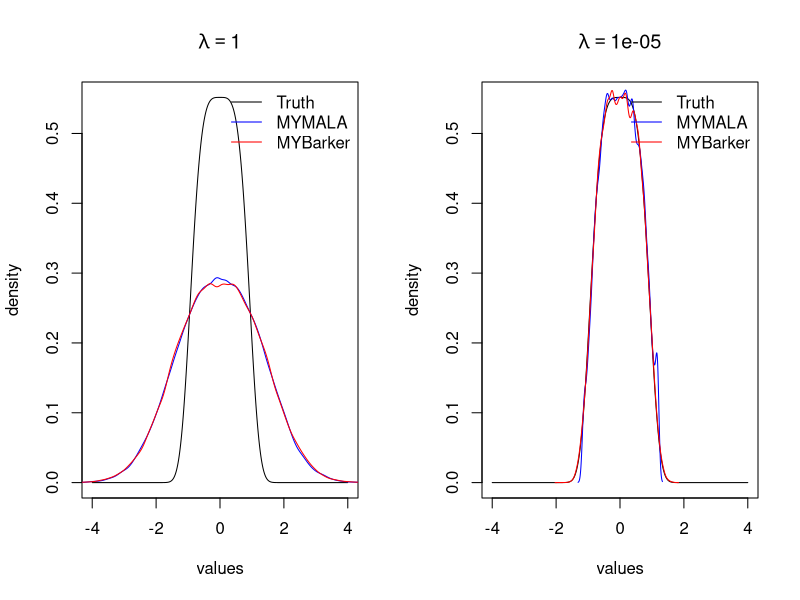
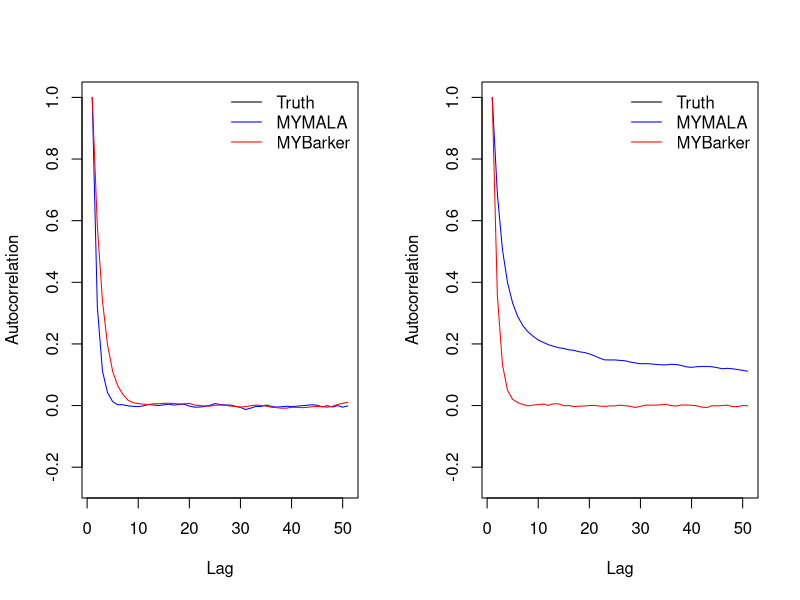
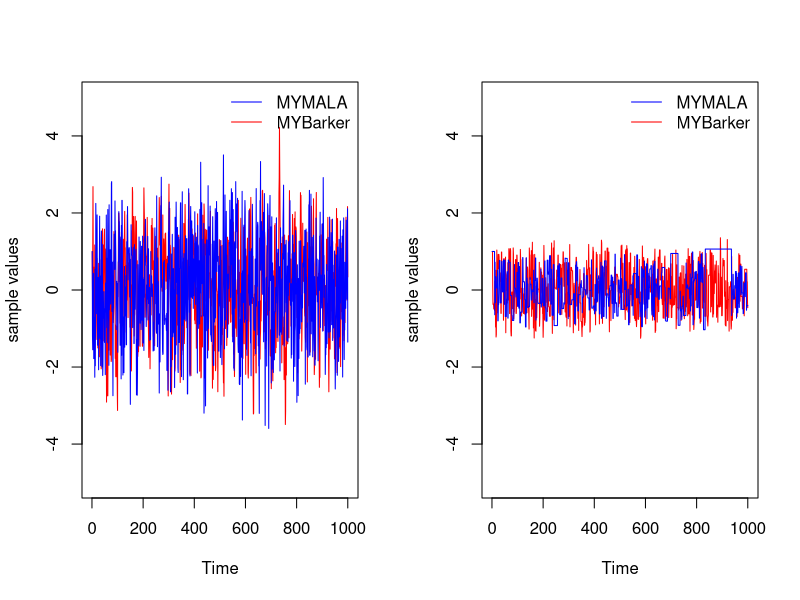
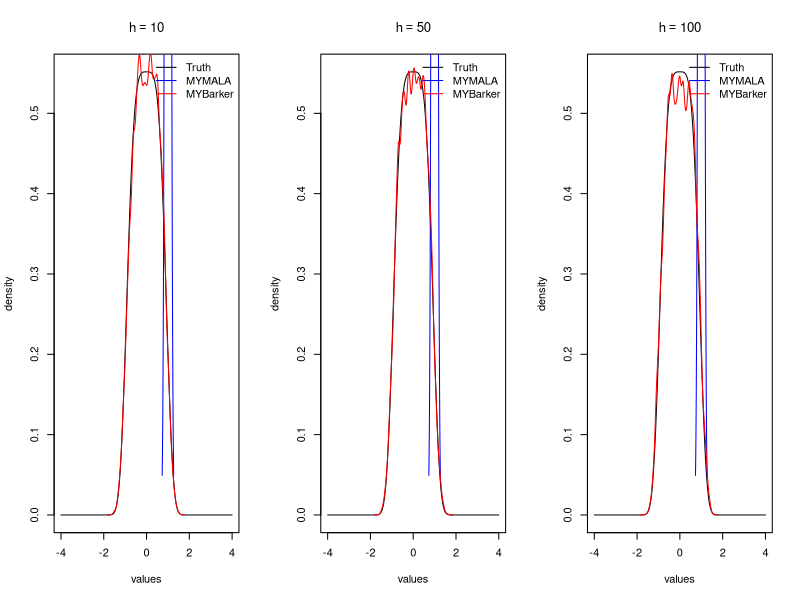
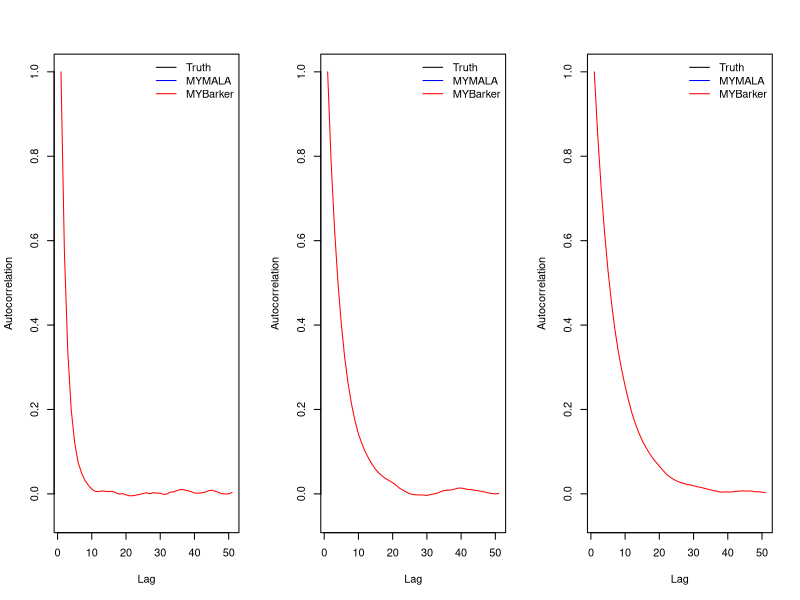
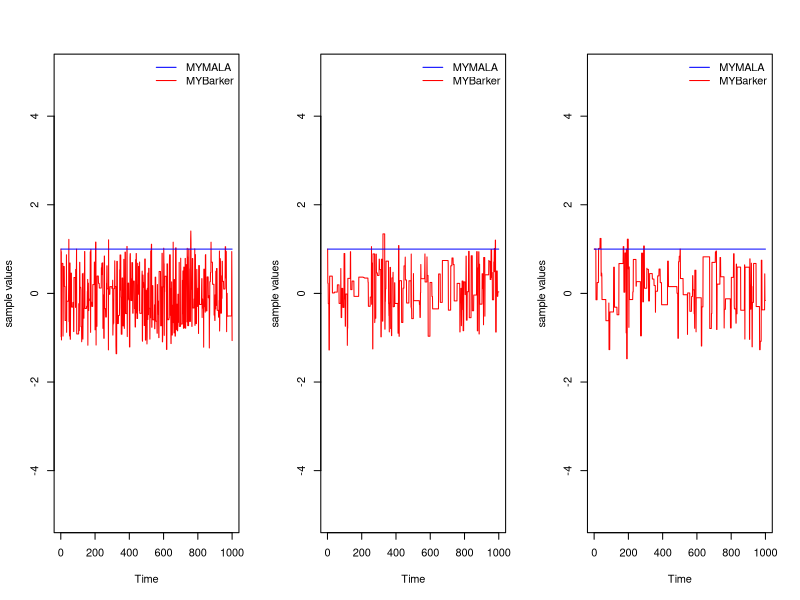

These charts were generated, in order, by the following R code:

# function calculates the inside of the proximal function

prox_arg <- function(x, y, mu)     # x is the current value
{
  z_x <-  y^4 + ((x-y)^2)/2*mu  
  return(z_x)
}

# function calculates the value of the proximal function

prox_func <- function(val, mu)
{
  t <- sqrt(3)*sqrt((mu^3)*(27*mu*(val^2) + 1)) + 9*(mu^2)*val
  numer <- (3^(1/3))*(t^(2/3)) - (3^(2/3))*mu
  denom <- 6*mu*(t^(1/3))
  prox <-  numer / denom   
  return(prox)
}

log_gradpi <- function(val, mu)
{
  gradval <- - (val - prox_func(val, mu)) / mu 
  return(gradval)
}

bark.prop <- function(val, delta, lambda)
{
  y <- rnorm(1, 0, sqrt(delta))
  prob <- 1 / (1 + exp( -y*log_gradpi(val, lambda)))
  ifelse(runif(1) <= prob, prop <- val + y, prop <- val - y)
  return(prop)
}

bark.dens <- function(in_val, propval, delta, lambda)
{
  numer <- 2 * dnorm(propval, in_val, sqrt(delta))
  denom <- 1 + exp( - (propval - in_val) * log_gradpi(in_val, lambda))
  value <- numer / denom
  return(value)
}

mymala <- function(in_val, iter, lambda, delta)
{
  samp.pxm <- numeric(length = iter)
  samp.pxm[1] <- in_val
  accept <- 0
  for (i in 2:iter) 
  {
    propval <- rnorm(1, in_val + (delta / 2)*log_gradpi(in_val, lambda), sqrt(delta))   # proposal step
    targ_val.pr <- - prox_arg(propval, prox_func(propval, lambda), lambda)
    targ_val.in <- - prox_arg(in_val, prox_func(in_val, lambda), lambda)
    mh.ratio <- targ_val.pr + dnorm(in_val, propval + (delta / 2)*log_gradpi(propval, lambda), sqrt(delta), log = TRUE) -
      (targ_val.in + dnorm(propval, in_val + (delta / 2)*log_gradpi(in_val, lambda), sqrt(delta), log = TRUE))
    if(log(runif(1)) <= mh.ratio)
    {
      samp.pxm[i] <- propval
      accept <- accept + 1
    }
    else
    {
      samp.pxm[i] <- in_val
    }
    in_val <- samp.pxm[i]
  }
  acceptance <- accept / iter
  print(paste("Acceptance rate is = ", acceptance))
  return(samp.pxm)
}

mybarker <- function(in_val, iter, lambda, delta)
{
  samp.bark <- numeric(length = iter)
  samp.bark[1] <- in_val
  accept <- 0
  for (i in 2:iter)
  {
    propval <- bark.prop(in_val, delta, lambda)
    targ_val.pr <- - prox_arg(propval, prox_func(propval, lambda), lambda)
    targ_val.in <- - prox_arg(in_val, prox_func(in_val, lambda), lambda)
    mh.ratio <- targ_val.pr + log(bark.dens(propval, in_val, delta, lambda)) - 
            targ_val.in - log(bark.dens(in_val, propval, delta, lambda))
    if(log(runif(1)) <= mh.ratio)
    {
      samp.bark[i] <- propval
      accept <- accept + 1
    }
    else
    {
      samp.bark[i] <- in_val
    }
    in_val <- samp.bark[i]
  }
  acceptance <- accept / iter
  print(paste("Acceptance rate is = ", acceptance))
  return(samp.bark)
}


iter <- 1e5
in_val <- 1
delta <- 2
lambda.vec <- c(1, 0.00001)

#  MYMALA samples 

mala.l1 <- mymala(in_val, iter, lambda.vec[1], delta)
mala.l2 <- mymala(in_val, iter, lambda.vec[2], delta)
mala <- list(mala.l1, mala.l2)

# MYBarker samples

barker.l1 <- mybarker(in_val, iter, lambda.vec[1], delta)
barker.l2 <- mybarker(in_val, iter, lambda.vec[2], delta)
barker <- list(barker.l1, barker.l2)

# Actual density shape
sam <- seq(-4, 4, length = iter)
den <- exp(-(sam^4)) / (2 * gamma(5/4))


# Density plots
pdf("plotexp_del2_MY.pdf", height = 6, width = 12)
par(mfrow = c(1,2))

for (k in 1:2)
{
  plot(sam, den, type = 'l', xlab = "values", ylab = "density",
       main = bquote(lambda == .(lambda.vec[k])), col = "black")
  lines(density(as.numeric(unlist(mala[k]))) ,col = "blue")
  lines(density(as.numeric(unlist(barker[k]))) ,col = "red")
  legend("topright", c("Truth", "MYMALA", "MYBarker"), lty = 1,
         col = c("black", "blue", "red"), cex = 1, bty = "n")
}

# acf plots

par(mfrow = c(1,2))

for (k in 1:2)
{
  acf.mala <- acf(as.numeric(unlist(mala[k])), plot = FALSE)$acf
  acf.barker <- acf(as.numeric(unlist(barker[k])), plot = FALSE)$acf
  plot(1:length(acf.mala), acf.mala, col = "blue", type = 'l',
       xlab = "Lag", ylab = "Autocorrelation", ylim = c(-0.25, 1))
  lines(1:length(acf.mala), acf.barker, col = "red", type = 'l')
  legend("topright", c("Truth", "MYMALA", "MYBarker"), lty = 1,
         col = c("black", "blue", "red"), cex = 1, bty = "n")
}

# Trace plots

par(mfrow = c(1,2))

for (k in 1:2)
{
  plot.ts(as.numeric(unlist(barker[k])[1:1e3]), col = "red", ylab = "sample values",
          ylim = c(-5, 5))
  lines(as.numeric(unlist(mala[k])[1:1e3]), col = "blue")
  legend("topright", c("MYMALA", "MYBarker"), lty =1,
         col = c("blue", "red"), cex = 1, bty = "n")
}
dev.off()



delta.vec <- c(10, 50, 100)

mala.del1 <- mymala(in_val, iter, lambda.vec[2], delta.vec[1])
mala.del2 <- mymala(in_val, iter, lambda.vec[2], delta.vec[2])
mala.del3 <- mymala(in_val, iter, lambda.vec[2], delta.vec[3])
mala.del <- list(mala.del1, mala.del2, mala.del3)

barker.del1 <- mybarker(in_val, iter, lambda.vec[2], delta.vec[1])
barker.del2 <- mybarker(in_val, iter, lambda.vec[2], delta.vec[2])
barker.del3 <- mybarker(in_val, iter, lambda.vec[2], delta.vec[3])
barker.del <- list(barker.del1, barker.del2, barker.del3)

pdf("plotexp_lam_MY.pdf", height = 6, width = 15)

# Density plots for varying delta

par(mfrow = c(1,3))

for (k in 1:3)
{
  plot(sam, den, type = 'l', xlab = "values", ylab = "density",
       main = bquote(h == .(delta.vec[k])), col = "black")
  lines(density(as.numeric(unlist(mala.del[k]))) ,col = "blue")
  lines(density(as.numeric(unlist(barker.del[k]))) ,col = "red")
  legend("topright", c("Truth", "MYMALA", "MYBarker"), lty = 1,
         col = c("black", "blue", "red"), cex = 1, bty = "n")
}

# acf plots

par(mfrow = c(1,3))

for (k in 1:3)
{
  acf.mala <- acf(as.numeric(unlist(mala.del[k])), plot = FALSE)$acf
  acf.barker <- acf(as.numeric(unlist(barker.del[k])), plot = FALSE)$acf
  plot(1:length(acf.mala), acf.mala, col = "blue", type = 'l',
       xlab = "Lag", ylab = "Autocorrelation", ylim = c(- .05, 1))
  lines(1:length(acf.mala), acf.barker, col = "red", type = 'l')
  legend("topright", c("Truth", "MYMALA", "MYBarker"), lty = 1,
         col = c("black", "blue", "red"), cex = 1, bty = "n")
}

# Trace plots for varying delta

par(mfrow = c(1,3))

for (k in 1:3)
{
  plot.ts(as.numeric(unlist(barker.del[k])[1:1e3]), col = "red", ylab = "sample values",
          ylim = c(-5, 5))
  lines(as.numeric(unlist(mala.del[k])[1:1e3]), col = "blue")
  legend("topright", c("MYMALA", "MYBarker"), lty = 1,
         col = c("blue", "red"), cex = 1, bty = "n")
}
dev.off()
